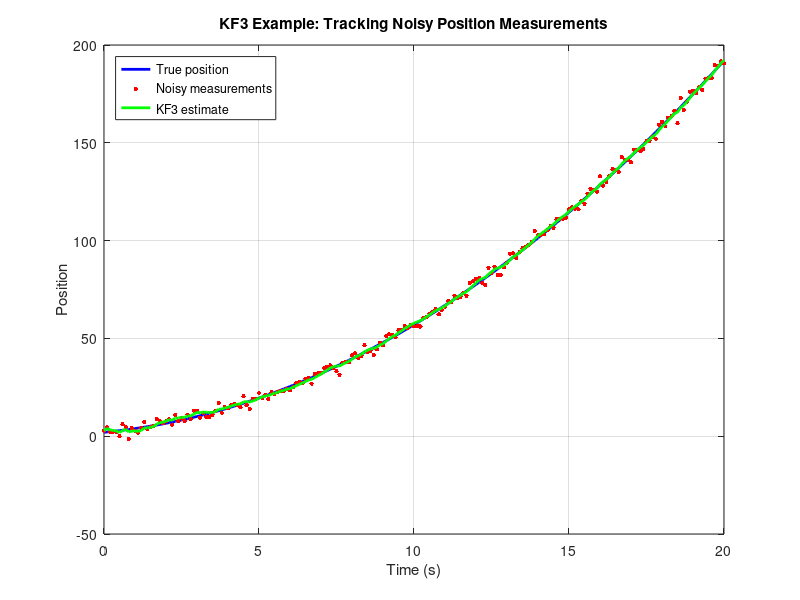
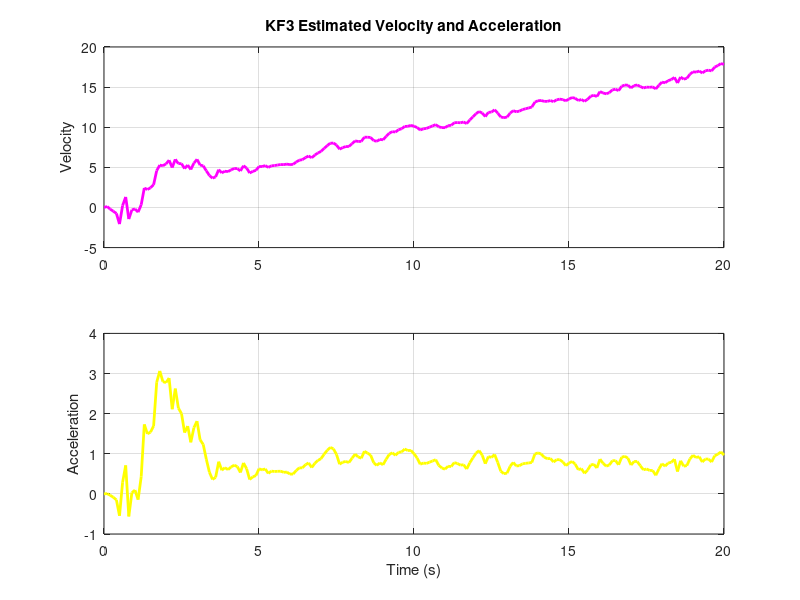

The MATLAB script that drew these images, in order:
% KF3 example problem: estimate 1D motion (position, velocity, acceleration)
% from noisy position measurements and plot the result.

clear; clc; close all;

dt = 0.1;
T = 20;
t = 0:dt:T;

% True motion with constant acceleration
a_true = 0.8;
x_true = 2 + 1.5*t + 0.5*a_true*t.^2;

% Noisy measurements
sigma_meas = 2.0;
z = x_true + sigma_meas*randn(size(x_true));

% KF3 state: [position; velocity; acceleration]
F = [1 dt 0.5*dt^2;
     0 1  dt;
     0 0  1];
H = [1 0 0];
Q = diag([1e-4 1e-3 1e-2]);
R = sigma_meas^2;

n = numel(t);
x_hat = zeros(3, n);
P = eye(3) * 10;
x_hat(:,1) = [z(1); 0; 0];

for k = 2:n
    x_pred = F * x_hat(:,k-1);
    P_pred = F * P * F' + Q;

    y = z(k) - H * x_pred;
    S = H * P_pred * H' + R;
    K = (P_pred * H') / S;

    x_hat(:,k) = x_pred + K * y;
    P = (eye(3) - K * H) * P_pred;
end

figure();
plot(t, x_true, 'b-', 'LineWidth', 2); hold on;
plot(t, z, 'r.', 'MarkerSize', 10);
plot(t, x_hat(1,:), 'g-', 'LineWidth', 2);
grid on;
xlabel('Time (s)');
ylabel('Position');
title('KF3 Example: Tracking Noisy Position Measurements');
legend('True position', 'Noisy measurements', 'KF3 estimate', 'Location', 'northwest');

figure();
subplot(2,1,1);
plot(t, x_hat(2,:), 'm-', 'LineWidth', 2);
grid on;
ylabel('Velocity');
title('KF3 Estimated Velocity and Acceleration');

subplot(2,1,2);
plot(t, x_hat(3,:), 'y-', 'LineWidth', 2);
grid on;
xlabel('Time (s)');
ylabel('Acceleration');
